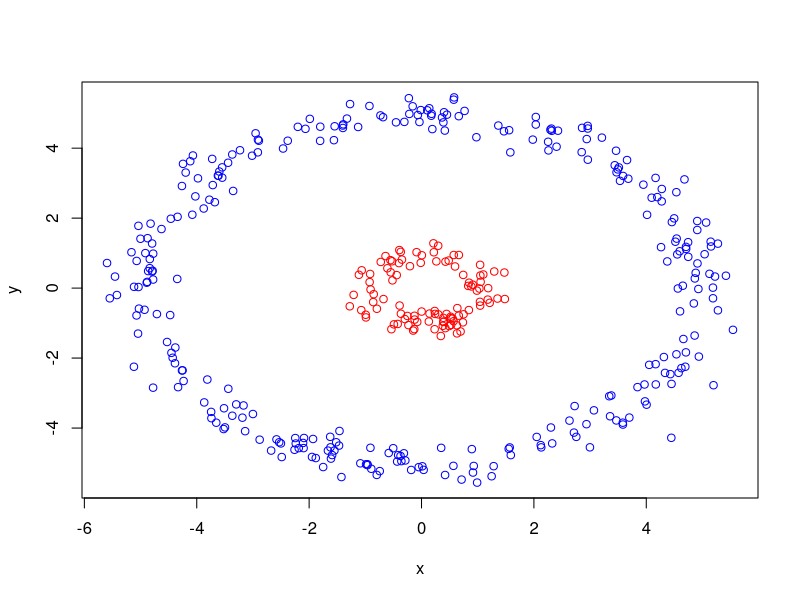
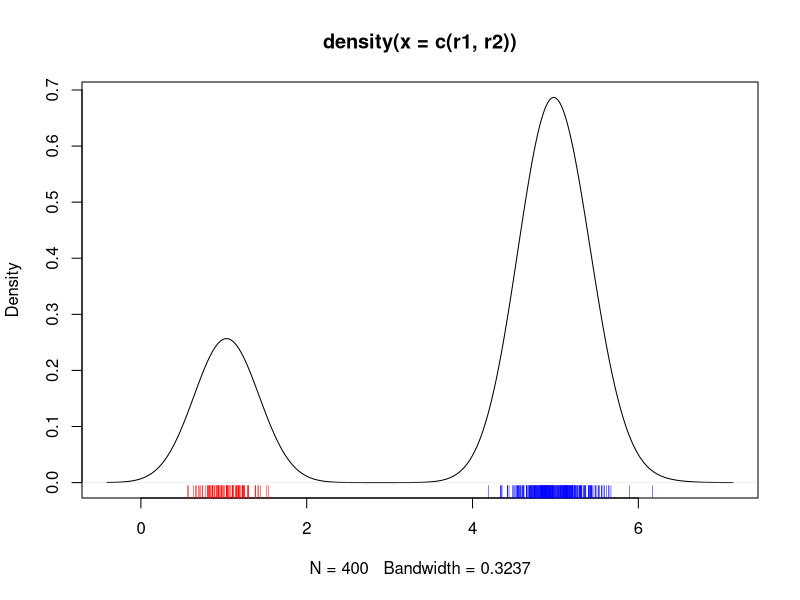

These charts were generated, in order, by the following R code:
n1 = 100
n2 = 300
theta1 = runif(n1, 0, 2*pi)
theta2 = runif(n2, 0, 2*pi)

r1 = rnorm(n1, 1, .2)
r2 = rnorm(n2, 5, .3)

x = c(r1, r2) * cos(c(theta1, theta2))
y = c(r1, r2) * sin(c(theta1, theta2))

plot(x, y, col = rep(c("red", "blue"), c(n1, n2)))

plot(density(c(r1, r2)))
rug(r1, col = "red")
rug(r2, col = "blue")


# D = dist(cbind(scale(c(theta1, theta2)), scale(c(r1, r2))))
D = dist(cbind(c(theta1, theta2), c(r1, r2)))
D = dist(matrix(c(r1, r2), , 1))
k = hclust(D)
m = cutree(k, 2)
